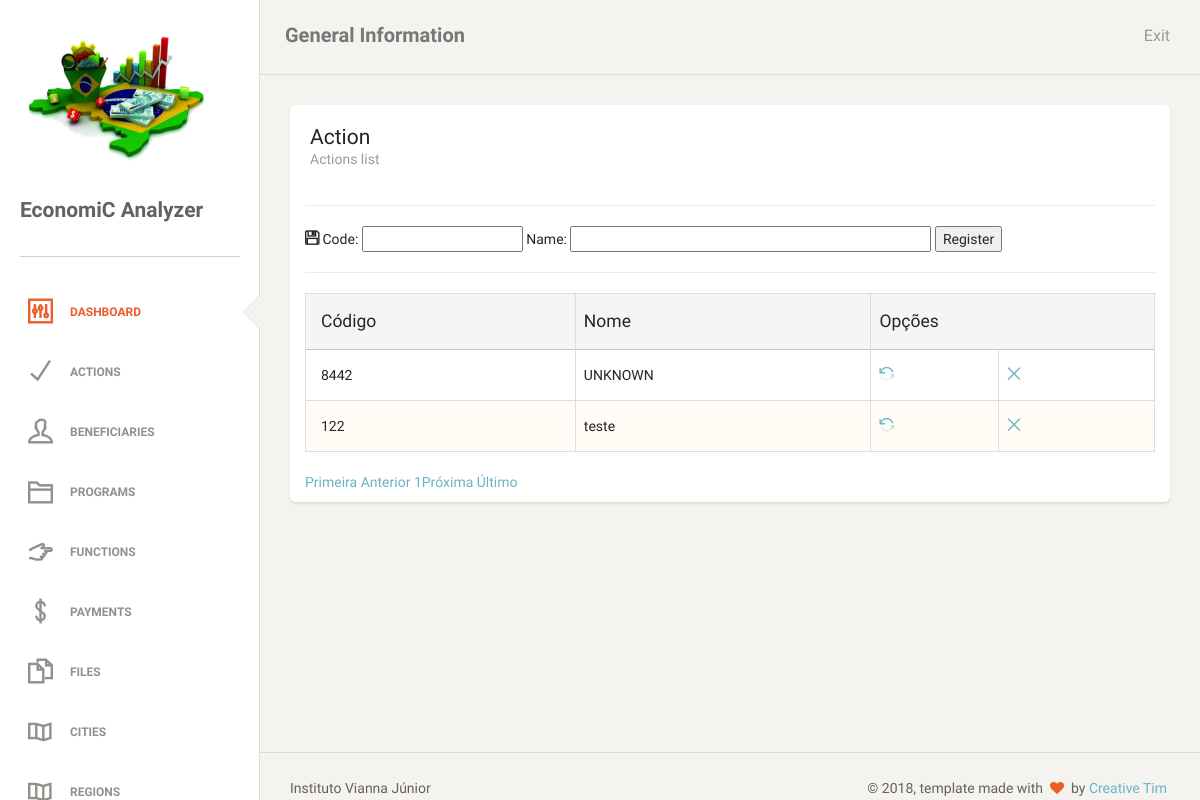
Screenshot of /actions.php (signed in) with the database file from the repository.
### tables this page shows
CREATE TABLE `tb_action` (
  `id_action` int(11) NOT NULL AUTO_INCREMENT,
  `str_cod_action` varchar(4) NOT NULL,
  `str_name_action` varchar(255) DEFAULT NULL,
  PRIMARY KEY (`id_action`),
  UNIQUE KEY `str_cod_action_UNIQUE` (`str_cod_action`)
);

### db/actionDAO.php (the view, shortened to what this page needs)
<?php
require_once "db/conexao.php";
class actionDAO
{
    public function tabelaPaginada()
    {
        global $pdo;
        $endereco = $_SERVER ['PHP_SELF'];
        $pagina_atual = (isset($_GET['page']) && is_numeric($_GET['page'])) ? $_GET['page'] : 1;
        $linha_inicial = ($pagina_atual - 1) * QTDE_REGISTROS;
        $sql = "SELECT id_action, str_cod_action, str_name_action FROM tb_action LIMIT {$linha_inicial}, " . QTDE_REGISTROS;
        $statement = $pdo->prepare($sql);
        $statement->execute();
        $dados = $statement->fetchAll(PDO::FETCH_OBJ);
        $sqlContador = "SELECT COUNT(*) AS total_registros FROM tb_action";
        $statement = $pdo->prepare($sqlContador);
        $statement->execute();
        $valor = $statement->fetch(PDO::FETCH_OBJ);
        $primeira_pagina = 1;
        $ultima_pagina = ceil($valor->total_registros / QTDE_REGISTROS);
        $pagina_anterior = ($pagina_atual > 1) ? $pagina_atual - 1 : 0;
        $proxima_pagina = ($pagina_atual < $ultima_pagina) ? $pagina_atual + 1 : 0;
        $range_inicial = (($pagina_atual - RANGE_PAGINAS) >= 1) ? $pagina_atual - RANGE_PAGINAS : 1;
        $range_final = (($pagina_atual + RANGE_PAGINAS) <= $ultima_pagina) ? $pagina_atual + RANGE_PAGINAS : $ultima_pagina;
        $exibir_botao_inicio = ($range_inicial < $pagina_atual) ? 'mostrar' : 'esconder';
        $exibir_botao_final = ($range_final > $pagina_atual) ? 'mostrar' : 'esconder';
        if (!empty($dados)):
            echo "
     <table class='table table-striped table-bordered'>
     <thead>
       <tr class='active'>
        <th>Código</th>
        <th>Nome</th>
        <th colspan='2'>Opções</th>
       </tr>
     </thead>
     <tbody>";
            foreach ($dados as $var):
                echo "<tr>
        <td>$var->str_cod_action</td>
        <td>$var->str_name_action</td>
        <td><a href='?act=upd&idAction=$var->id_action'><i class='ti-reload'></i></a></td>
        <td><a href='?act=del&idAction=$var->id_action'><i class='ti-close'></i></a></td>
       </tr>";
            endforeach;
            echo "
</tbody>
     </table>
     <div class='box-paginacao'>
       <a class='box-navegacao  $exibir_botao_inicio' href='$endereco?page=$primeira_pagina' title='Primeira Página'>Primeira</a>
       <a class='box-navegacao $exibir_botao_inicio' href='$endereco?page=$pagina_anterior' title='Página Anterior'>Anterior</a>
";
            for ($i = $range_inicial; $i <= $range_final; $i++):
                $destaque = ($i == $pagina_atual) ? 'destaque' : '';
                echo "<a class='box-numero $destaque' href='$endereco?page=$i'>$i</a>";
            endfor;
            echo "<a class='box-navegacao $exibir_botao_final' href='$endereco?page=$proxima_pagina' title='Próxima Página'>Próxima</a>
       <a class='box-navegacao $exibir_botao_final' href='$endereco?page=$ultima_pagina' title='Última Página'>Último</a>
     </div>";
        else:
            echo "<p class='bg-danger'>Nenhum registro foi encontrado!</p>
     ";
        endif;
    }
}

### rows the page displays
tb_action: str_cod_action "8442", str_name_action "UNKNOWN"
tb_action: str_cod_action "122", str_name_action "teste"
